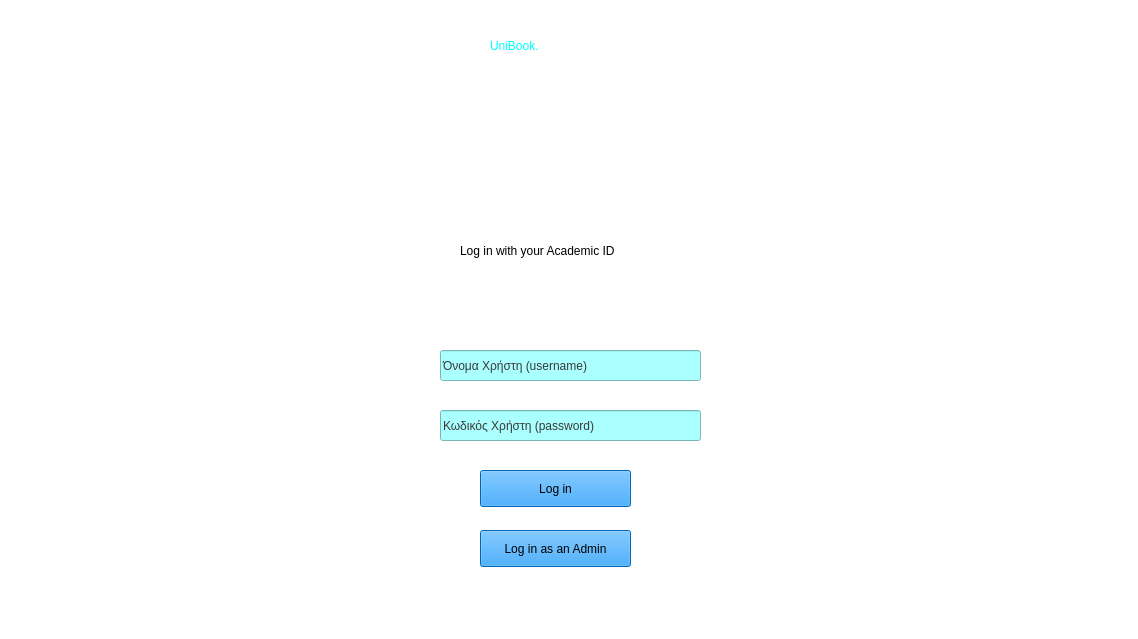
<?xml version="1.0" encoding="UTF-8"?>
<ui version="4.0">
 <class>MainWindow</class>
 <widget class="QMainWindow" name="MainWindow">
  <property name="geometry">
   <rect>
    <x>0</x>
    <y>0</y>
    <width>1138</width>
    <height>639</height>
   </rect>
  </property>
  <property name="windowTitle">
   <string>MainWindow</string>
  </property>
  <property name="styleSheet">
   <string notr="true">background-color: qlineargradient(spread:pad, x1:0, y1:0, x2:1, y2:1, stop:0 rgba(255, 255, 255, 255));</string>
  </property>
  <widget class="QWidget" name="centralwidget">
   <property name="enabled">
    <bool>true</bool>
   </property>
   <widget class="QLabel" name="logoLabel">
    <property name="geometry">
     <rect>
      <x>480</x>
      <y>100</y>
      <width>161</width>
      <height>121</height>
     </rect>
    </property>
    <property name="text">
     <string/>
    </property>
    <property name="pixmap">
     <pixmap>../images/logo.png</pixmap>
    </property>
    <property name="scaledContents">
     <bool>true</bool>
    </property>
   </widget>
   <widget class="QLabel" name="unibookLabel">
    <property name="geometry">
     <rect>
      <x>490</x>
      <y>30</y>
      <width>161</width>
      <height>31</height>
     </rect>
    </property>
    <property name="autoFillBackground">
     <bool>false</bool>
    </property>
    <property name="styleSheet">
     <string notr="true">color: rgb(0, 255, 255);
font: italic 9pt &quot;Sans Serif&quot;;
font: 26pt &quot;Sans Serif&quot;;</string>
    </property>
    <property name="text">
     <string>UniBook.</string>
    </property>
    <property name="scaledContents">
     <bool>true</bool>
    </property>
   </widget>
   <widget class="QLabel" name="loginLabel">
    <property name="geometry">
     <rect>
      <x>460</x>
      <y>240</y>
      <width>211</width>
      <height>21</height>
     </rect>
    </property>
    <property name="styleSheet">
     <string notr="true">color: rgb(0, 0, 0);
background-color: rgb(255, 255, 255);
font: 11pt &quot;Sans Serif&quot;;</string>
    </property>
    <property name="text">
     <string>Log in with your Academic ID</string>
    </property>
   </widget>
   <widget class="QLabel" name="backgrounrLabel">
    <property name="geometry">
     <rect>
      <x>0</x>
      <y>280</y>
      <width>1141</width>
      <height>371</height>
     </rect>
    </property>
    <property name="text">
     <string/>
    </property>
    <property name="pixmap">
     <pixmap>../images/rectangle.png</pixmap>
    </property>
    <property name="scaledContents">
     <bool>true</bool>
    </property>
   </widget>
   <widget class="QPushButton" name="loginBut">
    <property name="geometry">
     <rect>
      <x>480</x>
      <y>470</y>
      <width>151</width>
      <height>37</height>
     </rect>
    </property>
    <property name="styleSheet">
     <string notr="true">background-color: rgb(0, 144, 255);</string>
    </property>
    <property name="text">
     <string>Log in</string>
    </property>
    <property name="icon">
     <iconset>
      <normaloff>:/feather/Icons/feather/airplay.png</normaloff>:/feather/Icons/feather/airplay.png</iconset>
    </property>
    <property name="iconSize">
     <size>
      <width>32</width>
      <height>32</height>
     </size>
    </property>
   </widget>
   <widget class="QLineEdit" name="usernameIn">
    <property name="geometry">
     <rect>
      <x>440</x>
      <y>350</y>
      <width>261</width>
      <height>31</height>
     </rect>
    </property>
    <property name="styleSheet">
     <string notr="true">background-color: rgb(170, 255, 255);
color: rgb(57, 57, 57);</string>
    </property>
    <property name="text">
     <string>Όνομα Χρήστη (username)</string>
    </property>
   </widget>
   <widget class="QLineEdit" name="passwordIn">
    <property name="geometry">
     <rect>
      <x>440</x>
      <y>410</y>
      <width>261</width>
      <height>31</height>
     </rect>
    </property>
    <property name="styleSheet">
     <string notr="true">background-color: rgb(170, 255, 255);
color: rgb(57, 57, 57);</string>
    </property>
    <property name="text">
     <string>Κωδικός Χρήστη (password)</string>
    </property>
   </widget>
   <widget class="QPushButton" name="loginAdmBut">
    <property name="geometry">
     <rect>
      <x>480</x>
      <y>530</y>
      <width>151</width>
      <height>37</height>
     </rect>
    </property>
    <property name="styleSheet">
     <string notr="true">background-color: rgb(0, 144, 255);</string>
    </property>
    <property name="text">
     <string>Log in as an Admin</string>
    </property>
    <property name="icon">
     <iconset>
      <normaloff>:/feather/Icons/feather/airplay.png</normaloff>:/feather/Icons/feather/airplay.png</iconset>
    </property>
    <property name="iconSize">
     <size>
      <width>32</width>
      <height>32</height>
     </size>
    </property>
   </widget>
   <zorder>backgrounrLabel</zorder>
   <zorder>logoLabel</zorder>
   <zorder>unibookLabel</zorder>
   <zorder>loginLabel</zorder>
   <zorder>loginBut</zorder>
   <zorder>usernameIn</zorder>
   <zorder>passwordIn</zorder>
   <zorder>loginAdmBut</zorder>
  </widget>
 </widget>
 <resources>
  <include location="../Qss/icons/_icons.qrc"/>
 </resources>
 <connections/>
</ui>
